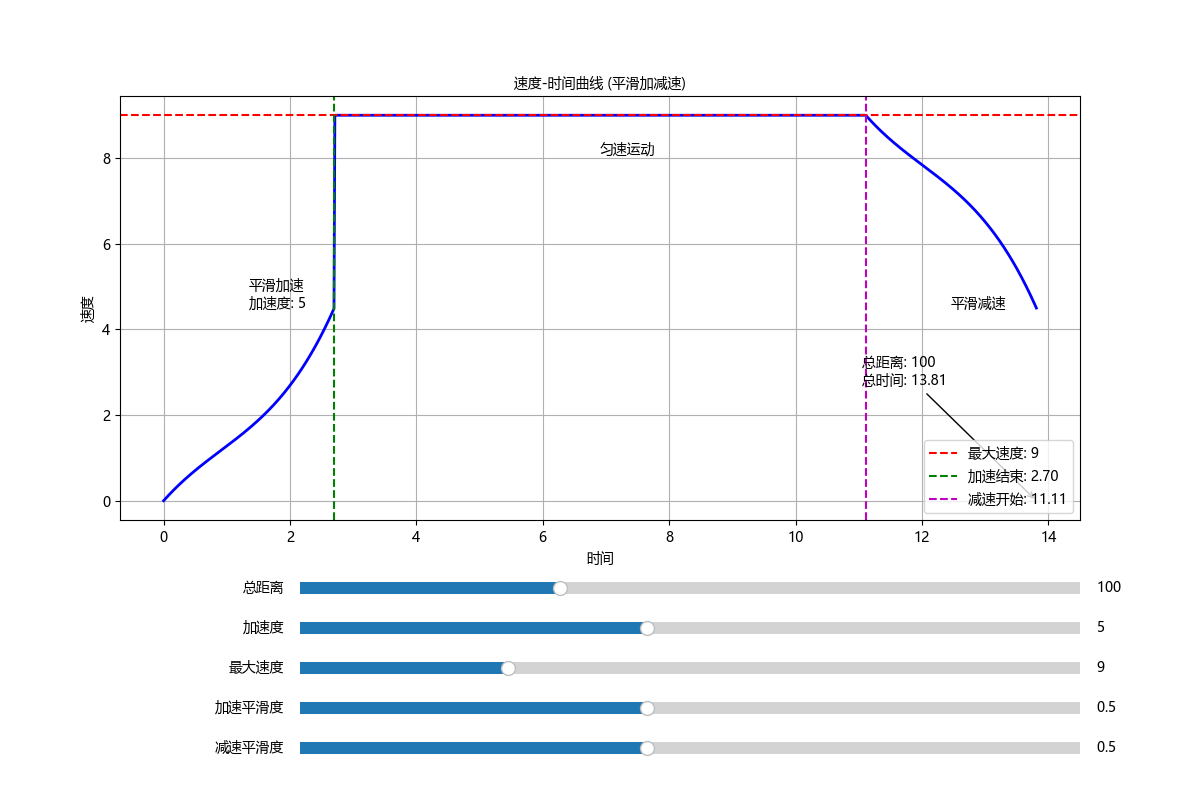

Python code for this plot:
import numpy as np
import matplotlib.pyplot as plt
from matplotlib.widgets import Slider
import matplotlib as mpl
from matplotlib.font_manager import FontProperties

# 设置中文字体支持
try:
    # 尝试使用微软雅黑字体
    font = FontProperties(fname=r"C:\Windows\Fonts\msyh.ttc")
    plt.rcParams['font.family'] = ['Microsoft YaHei']
    # 解决负号显示问题
    mpl.rcParams['axes.unicode_minus'] = False
except:
    # 如果找不到微软雅黑，使用matplotlib内置的中文字体
    print("未找到微软雅黑字体，使用matplotlib内置字体")
    plt.rcParams['font.sans-serif'] = ['SimHei']  # 用来正常显示中文标签
    mpl.rcParams['axes.unicode_minus'] = False  # 用来正常显示负号

# 创建图形和子图
fig, ax = plt.subplots(figsize=(12, 8))
plt.subplots_adjust(left=0.1, bottom=0.35)  # 为滑块留出更多空间

# 初始参数
initial_speed = 0  # 初始速度
total_distance_init = 100  # 总距离初始值
acceleration_init = 5  # 加速度初始值
max_speed_init = 9  # 最大速度初始值
accel_smoothness_init = 0.5  # 加速平滑度初始值
decel_smoothness_init = 0.5  # 减速平滑度初始值

# 创建滑块的位置
ax_distance = plt.axes([0.25, 0.25, 0.65, 0.03])
ax_acceleration = plt.axes([0.25, 0.20, 0.65, 0.03])
ax_max_speed = plt.axes([0.25, 0.15, 0.65, 0.03])
ax_accel_smoothness = plt.axes([0.25, 0.10, 0.65, 0.03])
ax_decel_smoothness = plt.axes([0.25, 0.05, 0.65, 0.03])

# 创建滑块
s_distance = Slider(ax_distance, '总距离', 50, 200, valinit=total_distance_init, valstep=10)
s_acceleration = Slider(ax_acceleration, '加速度', 1, 10, valinit=acceleration_init, valstep=0.5)
s_max_speed = Slider(ax_max_speed, '最大速度', 5, 20, valinit=max_speed_init, valstep=0.5)
s_accel_smoothness = Slider(ax_accel_smoothness, '加速平滑度', 0.1, 1.0, valinit=accel_smoothness_init, valstep=0.1)
s_decel_smoothness = Slider(ax_decel_smoothness, '减速平滑度', 0.1, 1.0, valinit=decel_smoothness_init, valstep=0.1)

def smooth_transition(t, duration, start_value, end_value, smoothness):
    """
    使用三次多项式实现平滑过渡
    t: 当前时间
    duration: 过渡持续时间
    start_value: 起始值
    end_value: 结束值
    smoothness: 平滑度 (0.1-1.0)
    """
    if t <= 0:
        return start_value
    if t >= duration:
        return end_value
    
    # 归一化时间
    t_norm = t / duration
    
    # 调整平滑度
    s = smoothness
    
    # 使用三次多项式: y = at³ + bt² + ct + d
    # 满足边界条件：
    # y(0) = start_value, y(1) = end_value
    # y'(0) = 0, y'(1) = 0
    h = t_norm * (1 - s) + t_norm * t_norm * (3 * s - 2) + t_norm * t_norm * t_norm * (1 - s)
    return start_value + (end_value - start_value) * h

def compute_and_plot(total_distance, acceleration, max_speed, accel_smoothness, decel_smoothness):
    # 估计加速和减速时间
    base_accel_time = max_speed / acceleration
    accel_time = base_accel_time * 1.5  # 考虑平滑过渡需要更长时间
    decel_time = base_accel_time * 1.5
    
    # 创建时间数组
    time_points = 1000
    
    # 首先计算加速阶段，找到实际达到的距离
    accel_times = np.linspace(0, accel_time, time_points // 3)
    accel_speeds = [smooth_transition(t, accel_time, 0, max_speed, accel_smoothness) for t in accel_times]
    accel_distance = np.trapz(accel_speeds, accel_times)
    
    # 计算减速阶段
    decel_times = np.linspace(0, decel_time, time_points // 3)
    decel_speeds = [smooth_transition(t, decel_time, max_speed, 0, decel_smoothness) for t in decel_times]
    decel_distance = np.trapz(decel_speeds, decel_times)
    
    # 计算需要的匀速距离
    constant_distance = total_distance - accel_distance - decel_distance
    if constant_distance < 0:
        constant_distance = 0
    constant_time = constant_distance / max_speed if max_speed > 0 else 0
    
    # 合并所有阶段
    total_time = accel_time + constant_time + decel_time
    time = np.linspace(0, total_time, time_points)
    speed = np.zeros_like(time)
    
    for i, t in enumerate(time):
        if t <= accel_time:
            # 加速阶段
            speed[i] = smooth_transition(t, accel_time, 0, max_speed, accel_smoothness)
        elif t <= accel_time + constant_time:
            # 匀速阶段
            speed[i] = max_speed
        else:
            # 减速阶段
            t_decel = t - (accel_time + constant_time)
            speed[i] = smooth_transition(t_decel, decel_time, max_speed, 0, decel_smoothness)
    
    # 计算实际距离
    distance = np.cumsum(speed) * (total_time / time_points)
    
    # 清除当前图形并重新绘制
    ax.clear()
    ax.plot(time, speed, 'b-', linewidth=2)
    ax.set_title('速度-时间曲线 (平滑加减速)', fontproperties=font)
    ax.set_xlabel('时间', fontproperties=font)
    ax.set_ylabel('速度', fontproperties=font)
    ax.grid(True)
    
    # 标记各阶段
    ax.axhline(y=max_speed, color='r', linestyle='--', label=f'最大速度: {max_speed}')
    ax.axvline(x=accel_time, color='g', linestyle='--', label=f'加速结束: {accel_time:.2f}')
    ax.axvline(x=accel_time + constant_time, color='m', linestyle='--', label=f'减速开始: {(accel_time + constant_time):.2f}')
    
    # 添加阶段标签
    ax.text(accel_time/2, max_speed/2, f'平滑加速\n加速度: {acceleration}', fontsize=10, fontproperties=font)
    if constant_time > 0:
        ax.text(accel_time + constant_time/2, max_speed*0.9, f'匀速运动', fontsize=10, fontproperties=font)
    ax.text(accel_time + constant_time + decel_time/2, max_speed/2, f'平滑减速', fontsize=10, fontproperties=font)
    
    # 添加注释
    ax.annotate(f'总距离: {total_distance}\n总时间: {total_time:.2f}',
                xy=(total_time, 0), xytext=(total_time*0.8, max_speed*0.3),
                arrowprops=dict(arrowstyle='->'), fontproperties=font)
    
    ax.legend(prop=font)
    fig.canvas.draw_idle()
    
    return {
        "accel_time": accel_time,
        "accel_distance": accel_distance,
        "constant_time": constant_time,
        "constant_distance": constant_distance,
        "decel_time": decel_time,
        "decel_distance": decel_distance,
        "total_time": total_time,
        "final_distance": distance[-1]
    }

# 更新函数，当滑块值改变时调用
def update(val):
    total_distance = s_distance.val
    acceleration = s_acceleration.val
    max_speed = s_max_speed.val
    accel_smoothness = s_accel_smoothness.val
    decel_smoothness = s_decel_smoothness.val
    
    results = compute_and_plot(total_distance, acceleration, max_speed, 
                             accel_smoothness, decel_smoothness)
    
    # 打印计算结果
    print("\n--- 运动过程详细信息 ---")
    print(f"加速时间: {results['accel_time']:.2f}")
    print(f"加速阶段距离: {results['accel_distance']:.2f}")
    print(f"匀速时间: {results['constant_time']:.2f}")
    print(f"匀速阶段距离: {results['constant_distance']:.2f}")
    print(f"减速时间: {results['decel_time']:.2f}")
    print(f"减速阶段距离: {results['decel_distance']:.2f}")
    print(f"总时间: {results['total_time']:.2f}")
    print(f"实际总距离: {results['final_distance']:.2f}")

# 注册更新函数到滑块
s_distance.on_changed(update)
s_acceleration.on_changed(update)
s_max_speed.on_changed(update)
s_accel_smoothness.on_changed(update)
s_decel_smoothness.on_changed(update)

# 初始绘图
results = compute_and_plot(total_distance_init, acceleration_init, max_speed_init, 
                          accel_smoothness_init, decel_smoothness_init)

# 打印初始计算结果
print("\n--- 初始运动过程详细信息 ---")
print(f"加速时间: {results['accel_time']:.2f}")
print(f"加速阶段距离: {results['accel_distance']:.2f}")
print(f"匀速时间: {results['constant_time']:.2f}")
print(f"匀速阶段距离: {results['constant_distance']:.2f}")
print(f"减速时间: {results['decel_time']:.2f}")
print(f"减速阶段距离: {results['decel_distance']:.2f}")
print(f"总时间: {results['total_time']:.2f}")
print(f"实际总距离: {results['final_distance']:.2f}")

# 保存初始图像
plt.savefig('speed_time_curve_smooth.png')

# 显示图形
plt.show()
